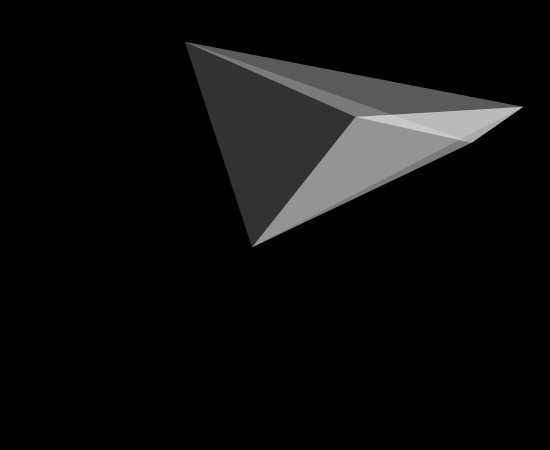
Frame 1 (no input)
Frame 60 (the mouse pressed at the canvas centre just before this capture): identical to frame 1, image omitted
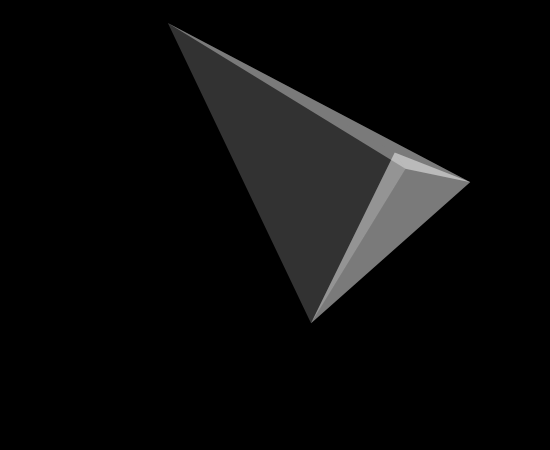
Frame 120 (the mouse held since frame 60 and released just before this capture)

The Processing sketch that drew these frames (run headless with seeded random() and noise(); from frame 60 on, the mouse is pressed at the canvas centre):

// Processing sketch: processing_84754
// ── processing_84754.pde

float a;
float b;
float c;
float d;
float e;
float f;
float g;
float h;
float i;
float j;
float k;
float l;
float m;
float n;

void setup () {
  size (550,450);
  smooth ();
  
  a = random(0,width);
  b = random(0,height);
  c = random(0,width);
  d = random(0,height);
  e = random(0,width);
  f = random(0,height);
  g = random(0,width);
  h = random(0,height);
  i = random(0,width);
  j = random(0,height);
  k = random(0,width);
  l = random(0,height);
  m = random(0,width);
  n = random(0,height);
  /*
  a = random(0,width);
  b = random(0,height);
  c = random(0,width);
  d = random(0,height);
  e = random(0,width);
  f = random(0,height);
  g = random(0,width);
  h = random(0,height);
  i = random(0,width);
  j = random(0,height);
  k = random(0,width);
  l = random(0,height);
  m = random(0,width);
  n = random(0,height);
  */
  
  fill (0);
  rect (0,0,width,height);
}

void draw () {
  
  noStroke ();
  fill (0);
  rect (0,0,width,height);
  
  
  
  //   INT
  
  
  
  int rand;
  rand = (1/4)+(mouseX/25);
  int rand2;
  rand2 = rand/2;
  
  //   taille ellipses
  int tc;
  tc = 0;
  
  // taille lines
  int sw;
  sw = 0;
  
  int dplch;
  dplch = 0;
  int dplcv;
  dplcv = 0;
  
  color cq = color (255,50);
  color ce = color (0);
  color cl = color (255,0);
  
  
  
  
  
  a = a + random(0,rand) - rand/2 + dplch;
  if (a < 0) { 
  a = width/2;}
  if (a > width) { 
  a = random(0,width);}
  
  b = b + random(0,rand) - rand/2 + dplcv;
  if (b < 0) { 
  b = height/2;}
  if (b > height) { 
  b = random(0,height);}
  
  c = c + random(0,rand) - rand/2 + dplch;
  if (c < 0) { 
  c = width/2;}
  if (c > width) { 
  c = random(0,width);}
  
  d = d + random(0,rand) - rand/2 + dplcv;
  if (d < 0) { 
  d = height/2;}
  if (d > height) { 
  d = random(0,height);}
  
  e = e + random(0,rand) - rand/2 + dplch;
  if (e < 0) { 
  e = width/2;}
  if (e > width) { 
  e = random(0,width);}
  
  f = f + random(0,rand) - rand/2 + dplcv;
  if (f < 0) { 
  f = height/2;}
  if (f > height) { 
  f = random(0,height);}
  
  g = g + random(0,rand) - rand/2 + dplch;
  if (g < 0) { 
  g = width/2;}
  if (g > width) { 
  g = random(0,width);}
  
  h = h + random(0,rand) - rand/2 + dplcv;
  if (h < 0) { 
  h = height/2;}
  if (h > height) { 
  h = random(0,height);}
  
  i = i + random(0,rand) - rand/2 + dplch;
  if (i < 0) { 
  i = width/2;}
  if (i > width) { 
  i = random(0,width);}
  
  j = j + random(0,rand) - rand/2 + dplcv;
  if (j < 0) { 
  j = height/2;}
  if (j > height) { 
  j = random(0,height);}
  
  k = k + random(0,rand) - rand/2 + dplch;
  if (k < 0) { 
  k = width/2;}
  if (k > width) { 
  k = random(0,width);}
  
  l = l + random(0,rand) - rand/2 + dplcv;
  if (l < 0) { 
  l = height/2;}
  if (l > height) { 
  l = random(0,height);}
  
  m = m + random(0,rand) - rand/2 + dplch;
  if (m < 0) { 
  m = width/2;}
  if (m > width) { 
  m = random(0,width);}
  
  n = n + random(0,rand) - rand/2 + dplcv;
  if (n < 0) { 
  n = height/2;}
  if (n > height) { 
  n = random(0,height);}
  
  
  
  //   triangles
  
  
  
  fill (cq);
  
  triangle (a,b,c,d,e,f);
  triangle (a,b,c,d,e,f);
  triangle (a,b,c,d,e,f);
  
  triangle (a,b,c,d,g,h);
  triangle (a,b,c,d,g,h);
  
  triangle (a,b,c,d,i,j);
  
  triangle (a,b,e,f,g,h);
  triangle (a,b,e,f,i,j);
  
  triangle (c,d,e,f,g,h);
  triangle (c,d,e,f,i,j);
  
  triangle (e,f,g,h,i,j);
  
  
  
  
  
  //   ellipses
  
  
  
  fill (ce);
  ellipse (a,b,tc*1,tc*1);
  ellipse (c,d,tc*1,tc*1);
  ellipse (e,f,tc*1,tc*1);
  ellipse (g,h,tc*1,tc*1);
  ellipse (i,j,tc*1,tc*1);
  
  
  
  //   lines
  
  
  
  strokeWeight (sw);
  stroke (cl);
  line (a,b,c,d);
  line (a,b,e,f);
  line (a,b,g,h);
  line (a,b,i,j);
  
  line (c,d,e,f);
  line (c,d,g,h);
  line (c,d,i,j);
  
  line (e,f,g,h);
  line (e,f,i,j);
  
  line (g,h,i,j);
  
  
  
  //   texte
  
  
  /*
  text (1,a,b-10);
  text (2,c,d-10);
  text (3,e,f-10);
  text (4,g,h-10);
  text (5,i,j-10);
  */
  
}
